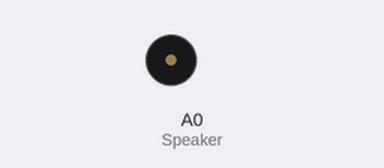
Simulated run of this sketch. Board: Arduino Mega 2560, built with avr-gcc and run on an emulated ATmega2560. Parts: buzzer (waves = sounding). What the sketch prints to the serial monitor is not drawn.

Above: at 0.2 s.
Timing chart, 0 to 1.7 s (numbered marks = the images above):
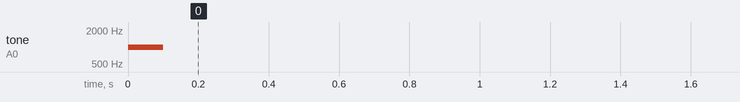

Measured:
- by itself, tone on A0 (Speaker): silent → 1000 Hz at 0.00 s, → silent 0.10 s later

The sketch:

Responding_To_Sensor_Input.ino
```cpp
/*Finding Voltage. To compute the voltage of an analog port, you must use a conversion which is
based on the voltages range of the port, and the number of bits the analog-to-digital converter
(ADC) produces. The formula is stated as:
q=Vsfr/2^n
q= step size in volts
Vsfr = full scale voltage range of the port
n = number of bits the ADC produces

Most arduinos can measure 0-5V on 10-bit ADC. Voltage calculated as:
Vout=q*M=Vsfr/2^n*M=5-0/2^10*M=5/1024*M
M = measurement from arduino


Adafruit circuit playground express is a 3.3V system with a 10-bit ADC. Voltage calculated as:
Vout=q*M=Vsfr/2^n*M=3.3-0/2^10*M=3.3/1024*M
M = measurement from arduino


the thermistor is Rt to 3.3v with a 10kΩ pulldown resistor, Vout is the midpoint between the two.
Rtotal = Rt + 10kΩ

Rt= 33000[v*Ω]/Vout - 10kΩ


Calculating Temperature with NCP15XH103F03RC by Murata:
R(25C)=10kΩ
B(25/50)=3380K

equation:
T[C]=B/ln(Rt/(R0*e^(-B/T0)))
T0 = 25C
R0 = 10kΩ
B = 3380K

T[F]=T[C]*1.8 + 32

N=4*T[F]-160
N = number of chirps per minute


Adafruit circuit playground express was used
*/


#define TempPin A9
#define Speaker A0

float Vout;
float Rt;
float Temp_C;
float Temp_F;
float Chirp_Min;
int minute = 60000;

void setup() {
    Serial.begin(9600);
    pinMode(TempPin, INPUT);
    pinMode(Speaker, OUTPUT);
}


void loop(){
    //voltage of the thermistor
    Vout = 3.3 * analogRead(TempPin) / 1023.0;
    //resistance of the thermistor
    Rt = 33000/Vout - 10000;
    //temperature in celcius and fahrenheit
    Temp_C = 3380/log(Rt/(10000*exp(-3380/298.15))) - 273.15;
    Temp_F = Temp_C*1.8 + 32;

    Chirp_Min = 4*Temp_F - 160;
    tone(Speaker, 1000, 100);
    //delay between chirps to produce the correct number of chirps per minute
    //subtracting 100ms from the delay to account for chirp duration
    Serial.println(Vout);
    Serial.println(Rt);
    Serial.println(Temp_C);
    Serial.println(Temp_F);
    Serial.println(Chirp_Min);

    delay(minute/Chirp_Min-100);
}
```
